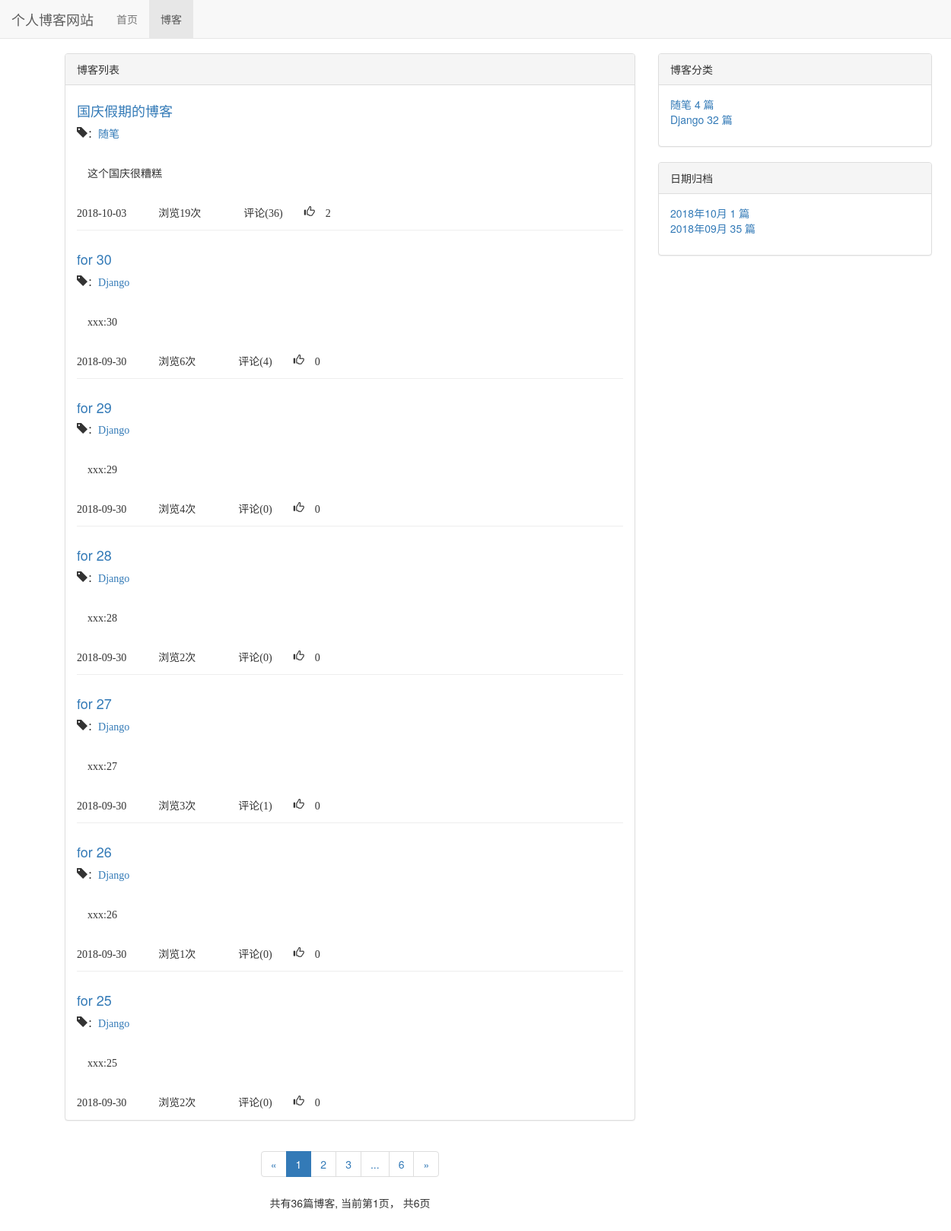
Screenshot of /blog/ with the database file from the repository.
### blog/models.py (models this page shows, shortened)
class Blog(models.Model,ReadNumExpandMthod):
    title = models.CharField(max_length = 50)
    blog_type = models.ForeignKey(BlogType, on_delete = models.DO_NOTHING)
    content = RichTextUploadingField()
    author = models.ForeignKey(User,on_delete = models.DO_NOTHING)
    read_details = GenericRelation(ReadDetail)
    created_time = models.DateTimeField(auto_now_add = True)
    last_updated_time = models.DateTimeField(auto_now = True)
    class Meta:
        ordering = ["-created_time"]

class BlogType(models.Model):
    type_name = models.CharField(max_length = 15)
    def __str__(self):
        return self.type_name

### read_statistics/models.py (models this page shows)
class ReadNum(models.Model):
    read_num = models.IntegerField(default=0)
    content_type = models.ForeignKey(ContentType,on_delete=models.DO_NOTHING)
    object_id = models.PositiveIntegerField()
    content_object = GenericForeignKey('content_type','object_id')

### likes/models.py (models this page shows)
class LikeCount(models.Model):
    content_type = models.ForeignKey(ContentType, on_delete=models.CASCADE)
    object_id = models.PositiveIntegerField()
    content_object = GenericForeignKey('content_type', 'object_id')
    liked_num = models.IntegerField(default=0)

### blog/views.py (the view)
# urls.py: path('',views.blog_list,name = 'blog_list'),
def blog_list(request):
    blogs_all_list = Blog.objects.all()
    context = get_blog_list_common_data(request,blogs_all_list)
    return render (request,'blog/blog_list.html',context)

### comment/templatetags/comment_tags.py (called while the page is built)
@register.simple_tag
def get_comment_count(obj):
    content_type = ContentType.objects.get_for_model(obj)
    return Comment.objects.filter(content_type = content_type,object_id = obj.pk).count()

### likes/templatetags/likes_tags.py (called while the page is built)
@register.simple_tag
def get_like_count(obj):
    content_type = ContentType.objects.get_for_model(obj)
    like_count, created = LikeCount.objects.get_or_create(content_type=content_type, object_id=obj.pk)
    return like_count.liked_num

### read_statistics/models.py (called while the page is built)
    def get_read_num(self):
        try:
            ct = ContentType.objects.get_for_model(self)
            readnum  = ReadNum.objects.get(content_type= ct,object_id=self.pk)
            return readnum.read_num
        except exceptions.ObjectDoesNotExist:
            return 0

### blog/templates/blog/blog_list.html (shortened to what this page needs)
{% extends 'blog/base.html' %}
{% block nav_blog_active %}active{% endblock %}
{% load staticfiles %}
{% load comment_tags %}
{% load likes_tags %}
{% block header_extends %}
    <link rel="stylesheet" type="text/css" href="{% static 'blog/blog.css' %}">
{% endblock %}
{% block content %}
    <div class="container">
        <div class="row">
            <div class=" col-sm-8 ">
                <div class="panel panel-default">
                    <div class="panel-heading">{% block blog_list_title %}博客列表{% endblock %}</div>
                    <div class="panel-body">
                        {% for blog in blogs %}
                        <div class="blog">
                            <h4><a href="{% url 'blog_detail' blog.pk %}">{{ blog.title }} </a></h4>
                            <p class="blog-info">
                                <li class="glyphicon glyphicon-tag">：<a href="{% url 'blogs_with_type' blog.blog_type.pk %}">{{ blog.blog_type }}</a>&nbsp;&nbsp;
                            </p>
                            <p class="text">{{ blog.content|safe|striptags|truncatechars:120 }}</p>
                            {{ blog.created_time|date:'Y-m-d'}}&nbsp;&nbsp;
                            浏览{{ blog.get_read_num }}次 &nbsp;&nbsp;
                            评论({% get_comment_count blog %})&nbsp;&nbsp;
                            <li class="glyphicon glyphicon-thumbs-up"> {% get_like_count blog %}</li>
                        </div>
                        {% empty %}
                            <div class="blog">
                                <h4>暂无博客，敬请期待</h4>
                            </div>
                        {% endfor %}
                    </div>
                </div>
                <div class="paginator">
                    <ul class="pagination">
                        <li>
                            {% if page_of_blogs.has_previous %}
                                <a href="?page=previos_page_number" aria-label="Previous">
                                    <span aria-hidden="true">&laquo;</span>
                                </a>
                            {% else%}
                                <span aria-hidden="true">&laquo;</span>
                            {% endif %}
                        </li>
                        {% for page_num in page_range %}
                            {% if page_num == page_of_blogs.number %}
                                <li class="active"><span>{{ page_num }}</span></li>
                            {% else %}
                                {% if page_num == '...' %}
                                    <li><span>{{ page_num }}</span></li>
                                {% else %}
                                    <li><a href="?page={{ page_num }} ">{{ page_num }}</a></li>
                                {% endif %}
                            {% endif %}
                        {% endfor %}
                        <li>
                            {% if page_of_blogs.has_next %}
                                <a href="?page={{ page_of_blogs.next_page_number }}" aria-label="Next">
                                    <span aria-hidden="true">&raquo;</span>
                                </a>
                            {% else %}
                                <span aria-hidden="true">&raquo;</span>
                            {% endif %}
                        </li>
                    </ul>
                    <p>
                        共有{{ page_of_blogs.paginator.count }}篇博客,
                        当前第{{ page_of_blogs.number }}页，
                        共{{ page_of_blogs.paginator.num_pages }}页
                    </p>
                </div>
            </div>
            <div class="col-sm-4">
                <div class="panel panel-default">
                    <div class="panel-heading">博客分类</div>
                    <div class="panel-body">
                         <ul class='blog-types'>
                            {% for blog_type in blog_types %}
                                <li>
                                    <a href="{% url 'blogs_with_type' blog_type.pk %}">
                                    {{ blog_type.type_name }} {{blog_type.blog_count}} 篇 </a>
                                </li>
                            {% empty %}
                                <li>暂无分类</li>
                            {% endfor %}
                        </ul>
                    </div>
                </div>
                <div class="panel panel-default">
                    <div class="panel-heading">日期归档</div>
                    <div class="panel-body">
                        <ul>
                            {% for blog_date,blog_count in blog_dates.items %}
                                <li>
                                    <a href="{% url 'blogs_with_date' blog_date.year blog_date.month %}">
                                    {{ blog_date|date:"Y年m月" }} {{ blog_count }} 篇</a>
                                </li>
                            {% endfor %}
                        </ul>
                    </div>
                </div>
            </div>
        </div>
    </div>
{% endblock %}

### blog/static/blog/base.css (style rules this page uses)
* { margin: 0; padding: 0; }
body { margin: 70px!important; }
ul { list-style-type: none; }

### blog/static/blog/blog.css (style rules this page uses)
ul.blog-types { list-style-type: none; }
div.blog:not(:last-child) { margin-bottom: 2em; padding-bottom: 1em; border-bottom: 1px solid #eee; }
div.blog h4 { margin-top: 0.5em; }
div.blog p.blog-info { margin-bottom: 0; }
div.paginator { text-align: center; }
p.text { padding: 2em 1em }

### rows the page displays
Blog: title "国庆假期的博客", blog_type "随笔", content "这个国庆很糟糕", created_time "2018-10-03", get_read_num "19", id "36", id.liked_num "2"
Blog: title "for 30", blog_type "Django", content "xxx:30", created_time "2018-09-30", get_read_num "6", id "4", id.liked_num "0"
Blog: title "for 29", blog_type "Django", content "xxx:29", created_time "2018-09-30", get_read_num "4", id "0", id.liked_num "0"
Blog: title "for 28", blog_type "Django", content "xxx:28", created_time "2018-09-30", get_read_num "2", id "0", id.liked_num "0"
Blog: title "for 27", blog_type "Django", content "xxx:27", created_time "2018-09-30", get_read_num "3", id "1", id.liked_num "0"
Blog: title "for 26", blog_type "Django", content "xxx:26", created_time "2018-09-30", get_read_num "1", id "0", id.liked_num "0"
Blog: title "for 25", blog_type "Django", content "xxx:25", created_time "2018-09-30", get_read_num "2", id "0", id.liked_num "0"
BlogType: type_name "随笔", blog_count "4"
BlogType: type_name "Django", blog_count "32"

### other values shown
{{ page_num }} "1"
{{ page_num }} "2" "3" "6"
{{ page_num }} "..."
{{ page_of_blogs.paginator.count }} "36"
{{ page_of_blogs.number }} "1"
{{ page_of_blogs.paginator.num_pages }} "6"
{{ blog_date|date:"Y年m月" }} "2018年10月" "2018年09月"
{{ blog_count }} "1" "35"
